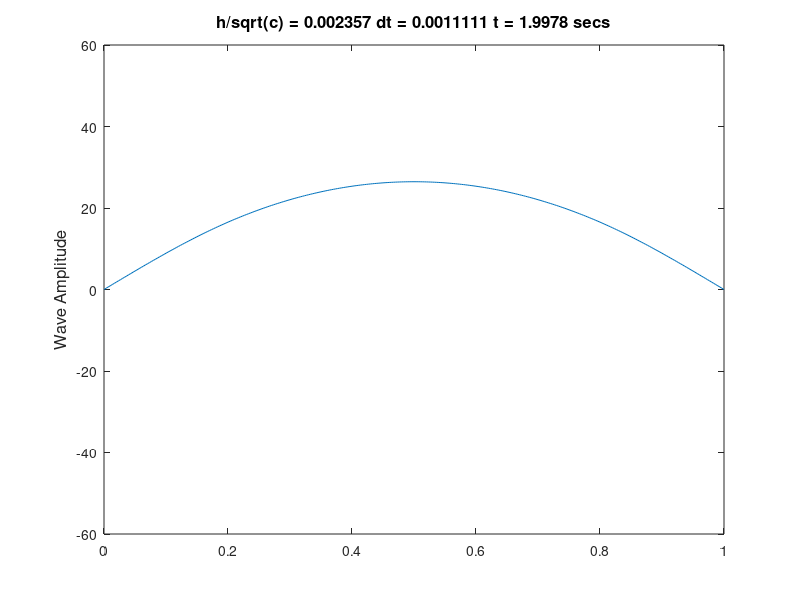

Write MATLAB code to recreate this figure.
% Example 2
% dt = 2/1800 = 1/900 and h = 1/300 and c = 2
% => 1/(3*300) < 1/(sqrt(2)*300)
% => dt < h/sqrt(c)


% Clearing Workspace
close all;
clear all;

% Intializing paramaters
c = 2;
t_max = 2;

x_min = 0;
x_max = 1;



% Intializing Steps sizes
% where x is our space coordinate
% and t is our time coordinate.
spatial_divs_ex2 = 300; 
temporal_divs_ex2 = 1800; 
h = (x_max - x_min) / spatial_divs_ex2; % h = 1/300
dt = t_max / temporal_divs_ex2; % dt = 1/900

% Intializing our solution arrays to start
% our explicit difference method.
u = zeros(spatial_divs_ex2+1, 1);
u_prev = zeros(spatial_divs_ex2+1, 1);
u_next = zeros(spatial_divs_ex2+1, 1);

% Calculating the initial condition 
% given by u(x,0) = x(1-x).
for i = 1:spatial_divs_ex2+1
    x = x_min + (i-1)*h;
    u(i) = x*(1 - x);
end

%Solving using the Explicit Difference Method

%for plotting our wave later on.
figure('Name','Example 2: Conditions Met','NumberTitle','off') 
x = x_min:h:x_max;
% If all solutions are used, animation is very slow.
% so not all soloutions are used. 
% It is possible to increase the speed of the animation 
% even more by increasing the step of plot_iter. 
plot_iter = 1 : 3 : temporal_divs_ex2;
% We start our travel in time
for ii = 1:temporal_divs_ex2
    
    % the boundary conditions are given by:
    % u(0,t) = u(1,t) = 0 and we hardcode them.
    u(1) = 0;
    u(spatial_divs_ex2+1) = 0;
   
    % we solve for (u_i)^(m+1) given in the task description.
    for i = 2:spatial_divs_ex2
        u_next(i) = ((-1) * c * (dt^2)/(h^2)) * ((2 * u(i)) - u(i+1) - u(i-1)) + (2 * u(i)) - u_prev(i);
    end
    
    % We update our u's for the next loop.
    u_prev = u;
    u = u_next;

    %Time skip is too small and there is too much frames.
    % The animation is slow. 
    % So we only choose specific solutions to plot.
    if ismember(ii, plot_iter)
        %We plot and add the plot to the Frame Vector F
        plot(x, u);
        ylabel('Wave Amplitude', 'fontSize', 12);
        titlestring = ['h/sqrt(c) = ', num2str(h/sqrt(c)), ' dt = ',num2str(dt), ' t = ',num2str(ii * dt), ' secs'];
        title(titlestring ,'fontsize', 12);                            
        % We have let the movie play and then choose the limits of 
        % our axes to provide a smoother animation.
        axis([x_min x_max -60 60]);
        F = getframe;
    end

end

% frames per second (fps) is set to 10 for a better 
% experience. However, this could be changed.
movie(F,1,10)